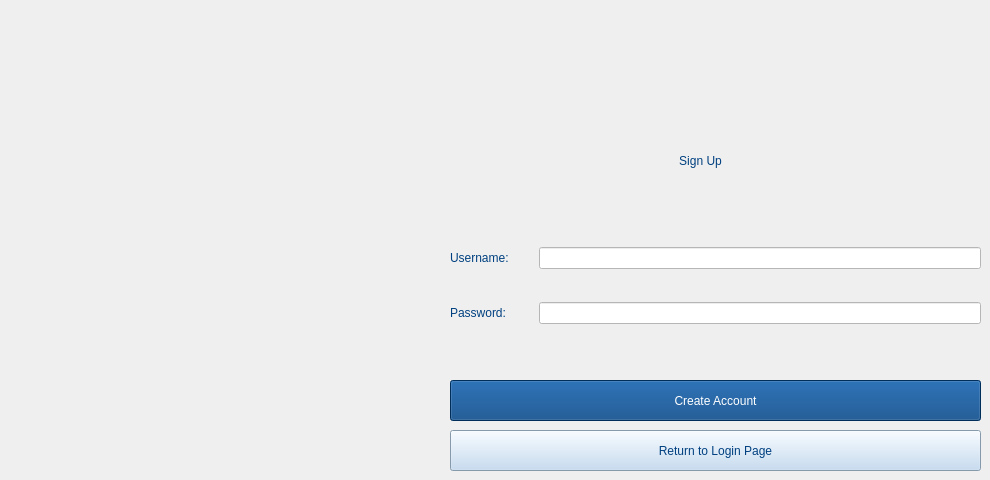
    <widget class="QWidget" name="tab_8">
     <attribute name="title">
      <string>Signup</string>
     </attribute>
     <widget class="QLabel" name="label_75">
      <property name="geometry">
       <rect>
        <x>490</x>
        <y>110</y>
        <width>421</width>
        <height>101</height>
       </rect>
      </property>
      <property name="styleSheet">
       <string notr="true">font: 81 30pt &quot;Rockwell Extra Bold&quot;;
color: rgb(0, 64, 128);</string>
      </property>
      <property name="text">
       <string>Sign Up</string>
      </property>
      <property name="alignment">
       <set>Qt::AlignCenter</set>
      </property>
     </widget>
     <widget class="QWidget" name="gridLayoutWidget_8">
      <property name="geometry">
       <rect>
        <x>450</x>
        <y>220</y>
        <width>531</width>
        <height>131</height>
       </rect>
      </property>
      <layout class="QGridLayout" name="gridLayout_10">
       <property name="horizontalSpacing">
        <number>30</number>
       </property>
       <item row="0" column="1">
        <widget class="QLineEdit" name="lineEdit_signup_username">
         <property name="styleSheet">
          <string notr="true">background-color: rgb(255, 255, 255);
color: rgb(0, 64, 128);</string>
         </property>
         <property name="placeholderText">
          <string/>
         </property>
        </widget>
       </item>
       <item row="1" column="1">
        <widget class="QLineEdit" name="lineEdit_signup_password">
         <property name="styleSheet">
          <string notr="true">background-color: rgb(255, 255, 255);</string>
         </property>
         <property name="echoMode">
          <enum>QLineEdit::Password</enum>
         </property>
        </widget>
       </item>
       <item row="0" column="0">
        <widget class="QLabel" name="label_76">
         <property name="styleSheet">
          <string notr="true">color: rgb(0, 64, 128);
font: 81 15pt &quot;Rockwell Extra Bold&quot;;</string>
         </property>
         <property name="text">
          <string>Username:</string>
         </property>
        </widget>
       </item>
       <item row="1" column="0">
        <widget class="QLabel" name="label_77">
         <property name="styleSheet">
          <string notr="true">color: rgb(0, 64, 128);
font: 81 15pt &quot;Rockwell Extra Bold&quot;;</string>
         </property>
         <property name="text">
          <string>Password:</string>
         </property>
        </widget>
       </item>
      </layout>
     </widget>
     <widget class="QLabel" name="label_signup_error">
      <property name="geometry">
       <rect>
        <x>450</x>
        <y>350</y>
        <width>531</width>
        <height>21</height>
       </rect>
      </property>
      <property name="styleSheet">
       <string notr="true">font: 12pt &quot;Rockwell&quot;;
color: rgb(223, 46, 56)</string>
      </property>
      <property name="text">
       <string/>
      </property>
      <property name="alignment">
       <set>Qt::AlignCenter</set>
      </property>
     </widget>
     <widget class="QPushButton" name="pushButton_create_account">
      <property name="geometry">
       <rect>
        <x>450</x>
        <y>380</y>
        <width>531</width>
        <height>41</height>
       </rect>
      </property>
      <property name="styleSheet">
       <string notr="true">color: rgb(255, 255, 255);
background-color: rgb(0, 64, 128);
font: 81 14pt &quot;Rockwell Extra Bold&quot;;</string>
      </property>
      <property name="text">
       <string>Create Account</string>
      </property>
     </widget>
     <widget class="QPushButton" name="pushButton_returntologin">
      <property name="geometry">
       <rect>
        <x>450</x>
        <y>430</y>
        <width>531</width>
        <height>41</height>
       </rect>
      </property>
      <property name="styleSheet">
       <string notr="true">background-color: rgb(189, 215, 241);
color: rgb(0, 64, 128);
font: 81 14pt &quot;Rockwell Extra Bold&quot;;</string>
      </property>
      <property name="text">
       <string>Return to Login Page</string>
      </property>
     </widget>
    </widget>
